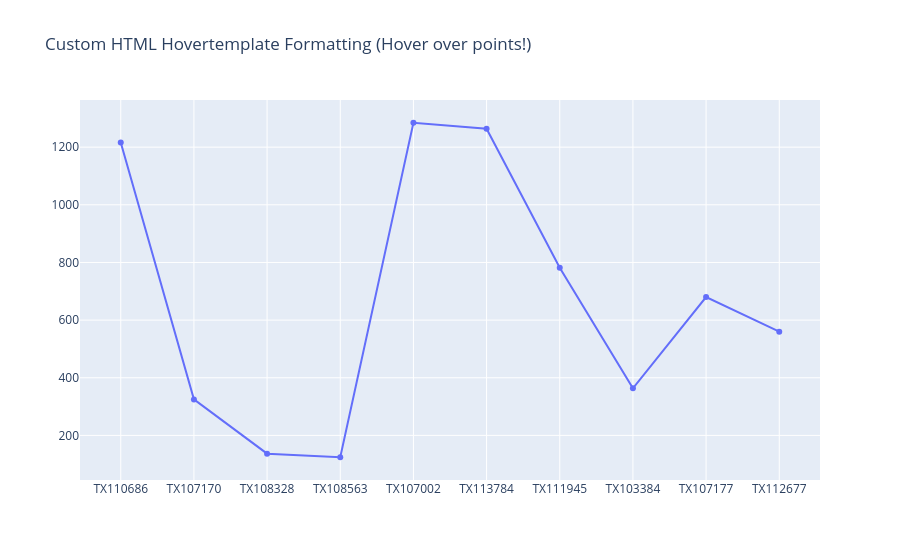

Notebook code for this chart:
### Markdown cell above
## 🔹 Custom HTML Hover Popups: `hovertemplate`

### 1. What is this?
`hovertemplate` lets you design the exact HTML layout of the popup box that appears when hovering over a point.

### 2. Why do we use it?
Format currencies cleanly (e.g. `$1,250.00`) and display custom bold labels.

### 3. Syntax & Parameters
```python
trace.hovertemplate = '<b>ID:</b> %{x}<br><b>Amount:</b> $%{y:,.2f}<extra></extra>'
```

### Code cell
custom_trace = go.Scatter(
    x=df['transaction_id'].head(10), 
    y=df['transaction_amount'].head(10), 
    mode='markers+lines', 
    hovertemplate='<b>Transaction ID:</b> %{x}<br><b>Spend:</b> $%{y:,.2f}<extra></extra>'
)

fig = go.Figure(data=[custom_trace], layout=go.Layout(title='Custom HTML Hovertemplate Formatting (Hover over points!)'))
fig.show()

### Figure 1 — Plotly figure (JSON) as saved in the notebook; plotly's stock layout.template omitted (floating-point values rounded to 4 significant figures)
{"data": [{"hovertemplate": "<b>Transaction ID:</b> %{x}<br><b>Spend:</b> $%{y:,.2f}<extra></extra>", "mode": "markers+lines", "x": ["TX110686", "TX107170", "TX108328", "TX108563", "TX107002", "TX113784", "TX111945", "TX103384", "TX107177", "TX112677"], "y": [1216.0, 325.0, 136.7, 124.2, 1285.0, 1264.0, 781.6, 363.5, 679.9, 559.9], "type": "scatter"}], "layout": {"title": {"text": "Custom HTML Hovertemplate Formatting (Hover over points!)"}}}
